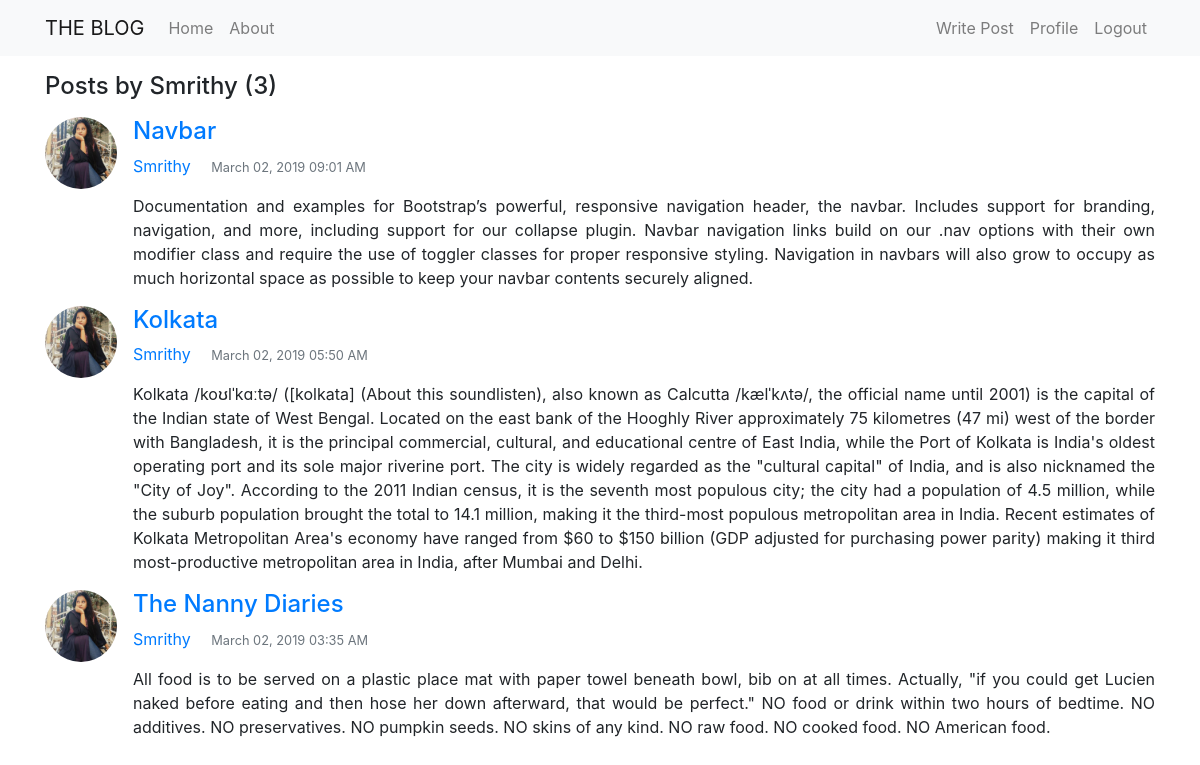
The page /user/Smrithy/ (signed in) on the database its author committed.
### blog/models.py (models this page shows, shortened)
class Post(models.Model):
	title = models.CharField(max_length=100)
	content = models.TextField()
	date_posted = models.DateTimeField(default=timezone.now)
	author = models.ForeignKey(User, on_delete=models.CASCADE)

### users/models.py (models this page shows, shortened)
class Profile(models.Model):
	user = models.OneToOneField(User, on_delete=models.CASCADE)
	image = models.ImageField(default='default.jpg', upload_to='profile_pics')

### blog/views.py (the view)
# urls.py: path('user/<str:username>/', UserPostListView.as_view(), name='user-posts'),
class UserPostListView(ListView):
    model = Post
    template_name = 'blog/user_posts.html'
    context_object_name = 'posts'
    paginate_by = 4
    def get_queryset(self):
        user = get_object_or_404(User, username=self.kwargs.get('username'))
        return Post.objects.filter(author=user).order_by('-date_posted')

### blog/templates/blog/user_posts.html (shortened to what this page needs)
{% extends "blog/base.html" %}
{% block body %}
  <h4 class="mb-3">Posts by {{ view.kwargs.username }} ({{ page_obj.paginator.count }})</h4>
  {% for post in posts %}
      <article class="media content-section">
        <img class="rounded-circle article-img mr-3" width="72" height="72" src="{{ post.author.profile.image.url }}">
        <div class="media-body">
          <h4><a class="article-title" href="{% url 'post-detail' post.id %}">{{ post.title }}</a></h4>
          <div class="article-metadata">
            <a class="mr-3" href="{% url 'user-posts' post.author.username %}">{{ post.author }}</a>
            <small class="text-muted">{{ post.date_posted|date:"F d, Y h:i A" }}</small>
          </div>
          <p class="article-content mt-3" align="justify">{{ post.content }}</p>
        </div>
	    </article>
  {% endfor %}
{% endblock %}

### rows shown on the page
Post: author.profile.image (picture), title "Navbar", author "Smrithy", date_posted "March 02, 2019 09:01 AM", content "Documentation and examples for Bootstrap’s powerful, responsive navigation header, the navbar. Includes support for branding, navigation, and more, including support for our collapse plugin. Navbar navigation links build on our .nav options with their own modifier class and require the use of toggler classes for proper responsive styling. Navigation in navbars will also grow to occupy as much horizontal space as possible to keep your navbar contents securely aligned."
Post: author.profile.image (picture), title "Kolkata", author "Smrithy", date_posted "March 02, 2019 05:50 AM", content "Kolkata /koʊlˈkɑːtə/ ([kolkata] (About this soundlisten), also known as Calcutta /kælˈkʌtə/, the official name until 2001) is the capital of the Indian state of West Bengal. Located on the east bank of the Hooghly River approximately 75 kilometres (47 mi) west of the border with Bangladesh, it is the principal commercial, cultural, and educational centre of East India, while the Port of Kolkata is India's oldest operating port and its sole major riverine port. The city is widely regarded as the \"cultural capital\" of India, and is also nicknamed the \"City of Joy\". According to the 2011 Indian census, it is the seventh most populous city; the city had a population of 4.5 million, while the…"
Post: author.profile.image (picture), title "The Nanny Diaries", author "Smrithy", date_posted "March 02, 2019 03:35 AM", content "All food is to be served on a plastic place mat with paper towel beneath bowl, bib on at all times. Actually, \"if you could get Lucien naked before eating and then hose her down afterward, that would be perfect.\" NO food or drink within two hours of bedtime. NO additives. NO preservatives. NO pumpkin seeds. NO skins of any kind. NO raw food. NO cooked food. NO American food."

### other values the page prints
{{ view.kwargs.username }} "Smrithy"
{{ page_obj.paginator.count }} "3"
